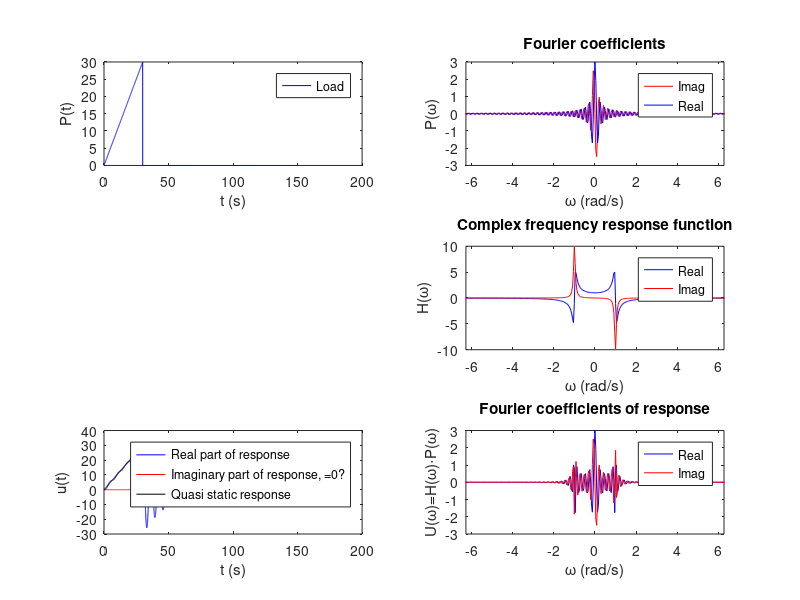

Write MATLAB code to recreate this figure.
clc
clear all
close all
%% Define the dynamic system
% Mass, damping and stiffness
M=1;
C=0.1;
K=1;
%% Dynamic action
td=30;
t=linspace(0,150,5001);
p=zeros(1,length(t));
for n=1:length(t)
    if t(1,n)<td
        p(1,n)=t(1,n);
    else
        p(1,n)=0;
    end
end
%% Discrete Fourier transform of the input
Fs=1/(t(2)-t(1));
NFFT =length(p);
Gp=fftshift(fft(p,NFFT))/length(p);
f = Fs/2*linspace(-1,1,NFFT);
%% Complex frequency response, Chopra Eq. (A.1.7)
H=zeros(1,length(f));
for n=1:length(f)
    omega=2*pi*f(1,n);
    H(1,n)=1/(-omega^2*M+1i*omega*C+K);    
end
%% complex response vector, Chopra Eq. (A.2.8)
U=zeros(1,length(f));
for n=1:length(f)    
    U(1,n)=H(1,n)*Gp(1,n);    
end
%% response in time domain, Chopra Eq. (A.2.9)
U=ifftshift(U);
u=ifft(U)*length(p);
%% Plot results

figure(1)
subplot(3,2,1)
plot(t,p,'-b','DisplayName','Load')
legend show
ylabel('P(t)')
xlabel('t (s)')

subplot(3,2,2)
plot(2*pi*f,imag(Gp),'r','DisplayName','Imag')
hold on
plot(2*pi*f,real(Gp),'b','DisplayName','Real')
ylabel('P(\omega)')
xlabel('\omega (rad/s)')
title('Fourier coefficients')
xlim(2*pi*[-1 1])
legend show

subplot(3,2,4)
plot(2*pi*f,real(H),'b','DisplayName','Real')
hold on
plot(2*pi*f,imag(H),'r','DisplayName','Imag')
ylabel('H(\omega)')
xlabel('\omega (rad/s)')
title('Complex frequency response function')
xlim(2*pi*[-1 1])
legend show

subplot(3,2,6)
plot(2*pi*f,real(fftshift(U)),'b','DisplayName','Real')
hold on
plot(2*pi*f,imag(fftshift(U)),'r','DisplayName','Imag')
ylabel('U(\omega)=H(\omega)\cdotP(\omega)')
xlabel('\omega (rad/s)')
title('Fourier coefficients of response')
xlim(2*pi*[-1 1])
legend show

subplot(3,2,5)
plot(t,real(u(1,1:length(t))),'-b','DisplayName','Real part of response')
hold on
plot(t,imag(u(1,1:length(t))),'-r','DisplayName','Imaginary part of response, =0?')
plot(t,p/K,'-k','DisplayName','Quasi static response')
ylabel('u(t)')
xlabel('t (s)')
legend show
